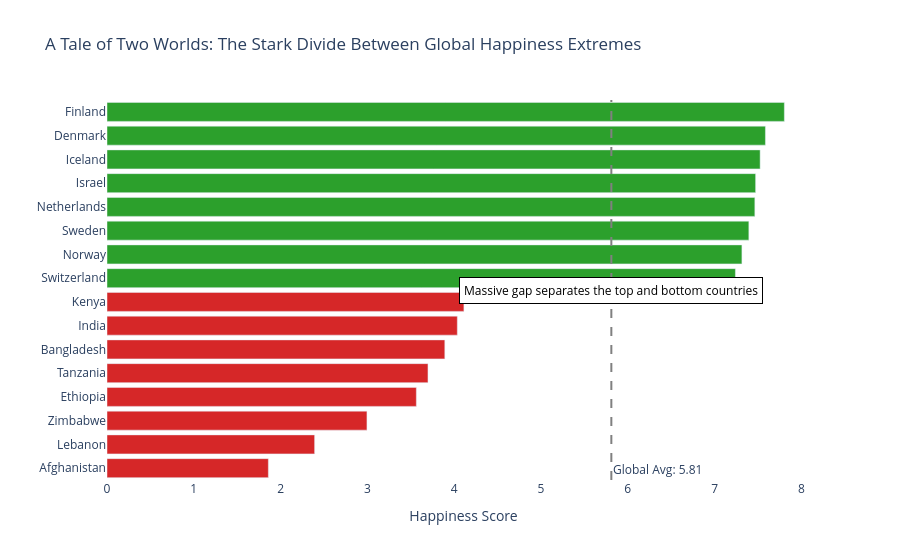

The notebook cell saved with this chart:
### Code cell
# Step 2: Build your chart

# Note: If your country column is just called 'Country', change 'Country name' below.
fig = px.bar(
    combined,
    x='Happiness_Score',
    y='Country', 
    color='Group',      # Colors the bars based on 'Top 8' vs 'Bottom 8'
    orientation='h',
    
    # Requirement: Custom colors to distinguish groups (Green for Top, Red for Bottom)
    color_discrete_map={'Top 8': '#2CA02C', 'Bottom 8': '#D62728'}, 
    
    # Requirement: Insight Title telling the story of the gap
    title="A Tale of Two Worlds: The Stark Divide Between Global Happiness Extremes"
)

# STRETCH GOAL: Add a vertical reference line for the global average
fig.add_vline(
    x=global_avg, 
    line_width=2, 
    line_dash="dash", 
    line_color="gray",
    annotation_text=f"Global Avg: {global_avg:.2f}", 
    annotation_position="bottom right"
)

# Requirement: Add an annotation to emphasize the gap
# Because there are 16 bars, the space between the top 8 and bottom 8 sits at y=7.5
fig.add_annotation(
    x=global_avg,          # Centers the box on the average line
    y=7.5,                 # Places the box right in the empty gap between the groups
    text="Massive gap separates the top and bottom countries",
    showarrow=False,
    font=dict(size=12, color="black"),
    bgcolor="white",
    bordercolor="black",
    borderwidth=1,
    borderpad=4
)

# Clean up the layout
fig.update_layout(
    xaxis_title="Happiness Score",
    yaxis_title="", # Keep y-axis clean
    plot_bgcolor='white',
    showlegend=False, # We don't need a legend because the colors/groups are obvious
    xaxis_rangemode="tozero" # Keep zero baseline
)

fig.show()

### Figure 1 — Plotly figure (JSON) as saved in the notebook; plotly's stock layout.template omitted (floating-point values rounded to 4 significant figures)
{"data": [{"hovertemplate": "Group=Bottom 8<br>Happiness_Score=%{x}<br>Country=%{y}<extra></extra>", "legendgroup": "Bottom 8", "marker": {"color": "#D62728", "pattern": {"shape": ""}}, "name": "Bottom 8", "orientation": "h", "showlegend": true, "textposition": "auto", "type": "bar", "x": [1.859, 2.392, 2.995, 3.564, 3.698, 3.892, 4.036, 4.112], "xaxis": "x", "y": ["Afghanistan", "Lebanon", "Zimbabwe", "Ethiopia", "Tanzania", "Bangladesh", "India", "Kenya"], "yaxis": "y"}, {"hovertemplate": "Group=Top 8<br>Happiness_Score=%{x}<br>Country=%{y}<extra></extra>", "legendgroup": "Top 8", "marker": {"color": "#2CA02C", "pattern": {"shape": ""}}, "name": "Top 8", "orientation": "h", "showlegend": true, "textposition": "auto", "type": "bar", "x": [7.24, 7.315, 7.395, 7.464, 7.473, 7.525, 7.586, 7.804], "xaxis": "x", "y": ["Switzerland", "Norway", "Sweden", "Netherlands", "Israel", "Iceland", "Denmark", "Finland"], "yaxis": "y"}], "layout": {"annotations": [{"showarrow": false, "text": "Global Avg: 5.81", "x": 5.811, "xanchor": "left", "xref": "x", "y": 0, "yanchor": "bottom", "yref": "y domain"}, {"bgcolor": "white", "bordercolor": "black", "borderpad": 4, "borderwidth": 1, "font": {"color": "black", "size": 12}, "showarrow": false, "text": "Massive gap separates the top and bottom countries", "x": 5.811, "y": 7.5}], "barmode": "relative", "legend": {"title": {"text": "Group"}, "tracegroupgap": 0}, "plot_bgcolor": "white", "shapes": [{"line": {"color": "gray", "dash": "dash", "width": 2}, "type": "line", "x0": 5.811, "x1": 5.811, "xref": "x", "y0": 0, "y1": 1, "yref": "y domain"}], "showlegend": false, "title": {"text": "A Tale of Two Worlds: The Stark Divide Between Global Happiness Extremes"}, "xaxis": {"anchor": "y", "domain": [0, 1], "rangemode": "tozero", "title": {"text": "Happiness Score"}}, "yaxis": {"anchor": "x", "domain": [0, 1], "title": {"text": ""}}}}
